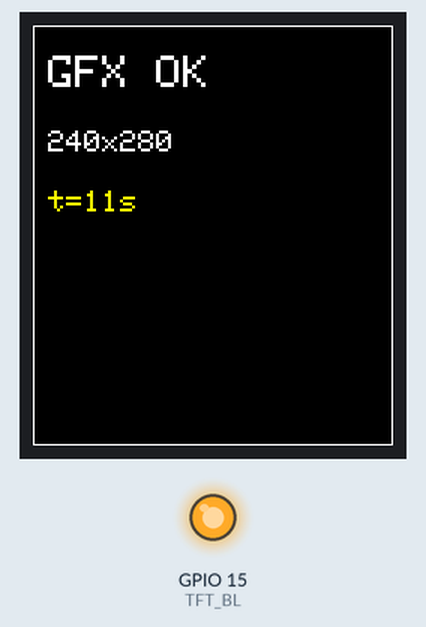
Bench run of a sketch on a simulated ESP32-S3. On the bench: 240×280 colour display, output pins drawn as LEDs (lit = HIGH). What the sketch prints to the serial monitor is not drawn.

Above: at 11.7 s.
At 15.7 s:
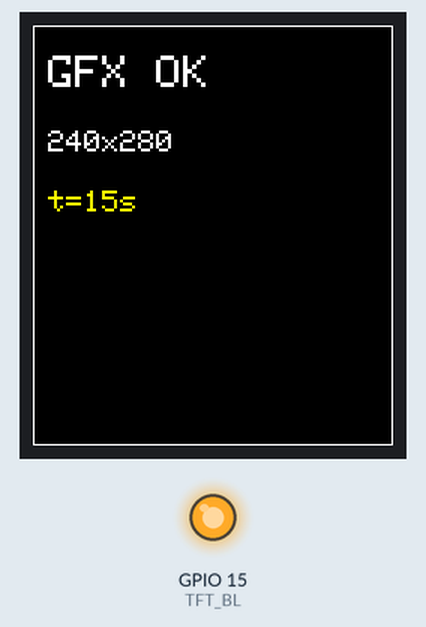
At 23.7 s:
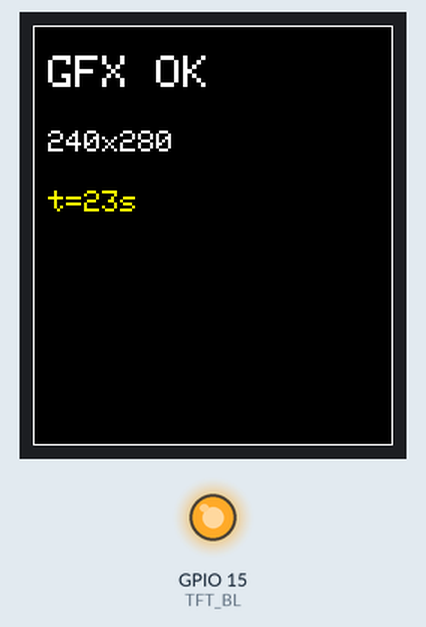
At 37.7 s:
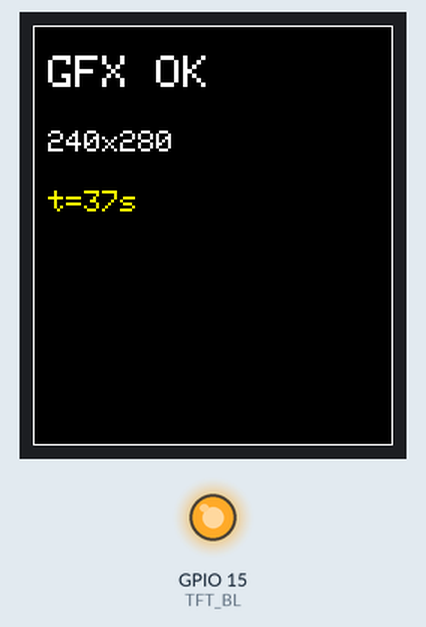

The sketch:

_gfxdiag.ino
```cpp
// Arduino_GFX display bring-up -- Waveshare ESP32-S3-Touch-LCD-1.69 (ST7789V2 240x280)
// Same step markers + esp_reset_reason() as the failing TFT_eSPI build, so we can compare.
#include <Arduino_GFX_Library.h>
#include <esp_system.h>

#define TFT_DC   4
#define TFT_CS   5
#define TFT_SCK  6
#define TFT_MOSI 7
#define TFT_RST  8
#define TFT_BL   15

Arduino_DataBus *bus = new Arduino_ESP32SPI(TFT_DC, TFT_CS, TFT_SCK, TFT_MOSI, GFX_NOT_DEFINED);
Arduino_GFX     *gfx = new Arduino_ST7789(bus, TFT_RST, 0, true, 240, 280);

static void mark(const char *s) {
  Serial.printf("[GFX] %s  (uptime %lus)\n", s, (unsigned long)(millis() / 1000));
  Serial.flush();
}

void setup() {
  Serial.begin(115200);
  delay(1200);

  const char *why;
  switch (esp_reset_reason()) {
    case ESP_RST_POWERON:   why = "POWERON";   break;
    case ESP_RST_EXT:       why = "EXT_PIN";   break;
    case ESP_RST_SW:        why = "SOFTWARE";  break;
    case ESP_RST_PANIC:     why = "PANIC";     break;
    case ESP_RST_INT_WDT:   why = "INT_WDT";   break;
    case ESP_RST_TASK_WDT:  why = "TASK_WDT";  break;
    case ESP_RST_WDT:       why = "WDT";       break;
    case ESP_RST_BROWNOUT:  why = "BROWNOUT";  break;
    default:                why = "OTHER";     break;
  }
  Serial.println();
  Serial.printf("=== GFX DIAG BOOT  reset_reason=%d (%s) ===\n", (int)esp_reset_reason(), why);

  mark("step0 control: idle 5s");
  delay(5000);

  mark("step1 backlight HIGH");
  pinMode(TFT_BL, OUTPUT);
  digitalWrite(TFT_BL, HIGH);
  delay(1500);

  mark("step2 gfx->begin() BEGIN");
  bool ok = gfx->begin();
  mark(ok ? "step3 begin() returned TRUE" : "step3 begin() returned FALSE");
  delay(800);

  mark("step4 fillScreen RED");
  gfx->fillScreen(RGB565_RED);
  delay(900);
  mark("step5 fillScreen GREEN");
  gfx->fillScreen(RGB565_GREEN);
  delay(900);
  mark("step6 fillScreen BLUE");
  gfx->fillScreen(RGB565_BLUE);
  delay(900);

  mark("step7 text");
  gfx->fillScreen(RGB565_BLACK);
  gfx->setTextColor(RGB565_WHITE);
  gfx->setTextSize(3);
  gfx->setCursor(10, 20);
  gfx->println("GFX OK");
  gfx->setTextSize(2);
  gfx->setCursor(10, 70);
  gfx->printf("%dx%d", gfx->width(), gfx->height());
  gfx->drawRect(0, 0, gfx->width(), gfx->height(), RGB565_WHITE);
  mark("step8 all drawn -> DISPLAY WORKS");
}

void loop() {
  static uint32_t n = 0;
  mark("loop alive");
  gfx->fillRect(10, 110, 120, 30, RGB565_BLACK);
  gfx->setTextColor(RGB565_YELLOW);
  gfx->setTextSize(2);
  gfx->setCursor(10, 110);
  gfx->printf("t=%lus", (unsigned long)(millis() / 1000));
  delay(2000);
}
```

Measured:
- what the display in image 1 shows lasts 2.0 s, from 15.6 s to 17.6 s
